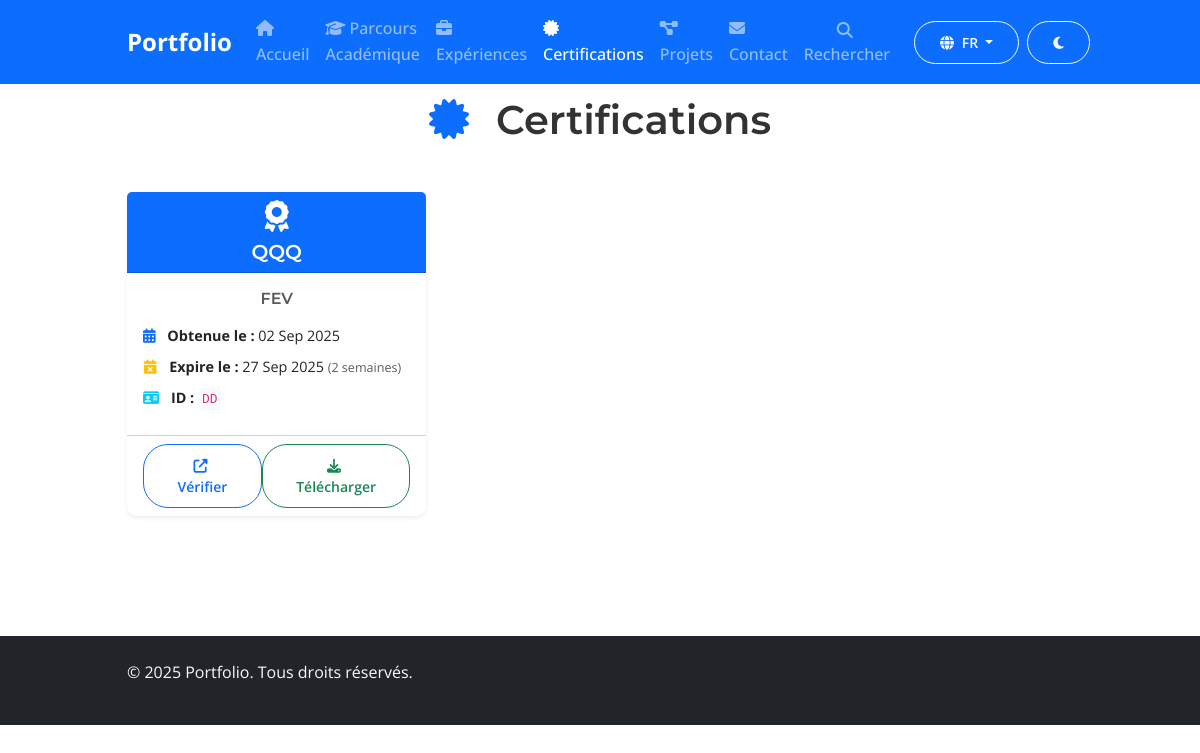
The app's page /certifications/, older data.
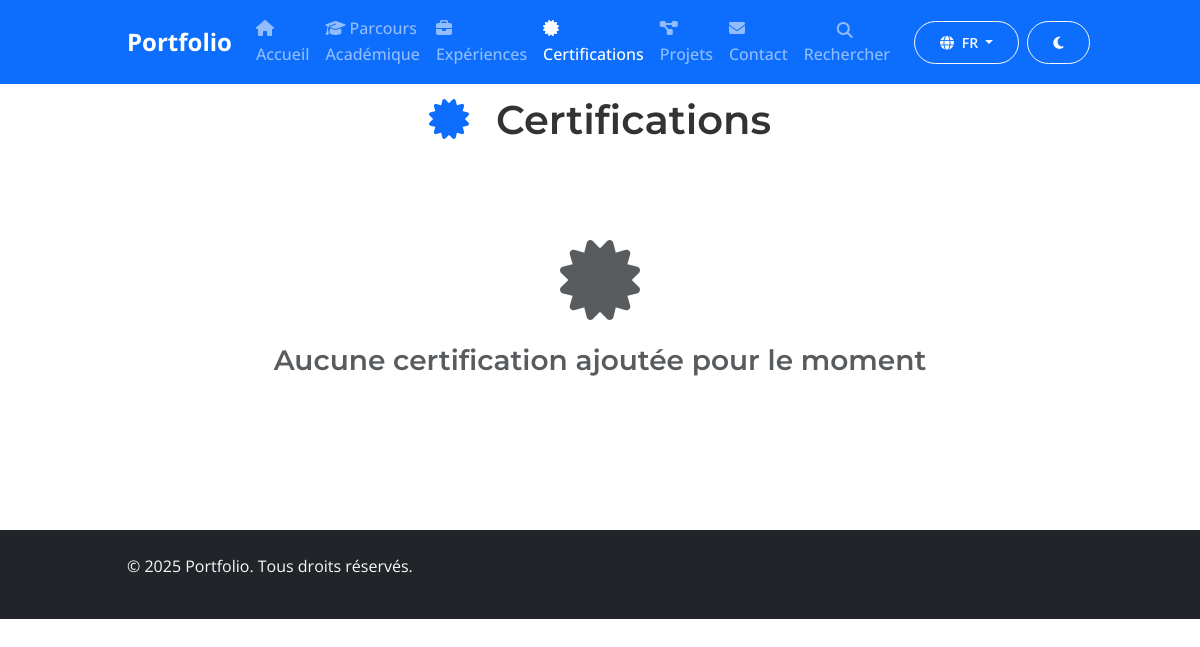
The same page, newer data.
### portfolio/models.py (models this page shows, shortened)
class Certification(models.Model):
    name = models.CharField(_("Nom"), max_length=200)
    issuing_organization = models.CharField(_("Organisme"), max_length=200)
    issue_date = models.DateField(_("Date d'obtention"))
    expiration_date = models.DateField(_("Date d'expiration"), null=True, blank=True)
    credential_id = models.CharField(_("ID de certification"), max_length=100, blank=True)
    credential_url = models.URLField(_("URL de vérification"), blank=True)
    certificate_file = models.FileField(_("Fichier certificat"), upload_to='certificates/', blank=True)
    score = models.CharField(_("Score obtenu"), max_length=50, blank=True)
    continuing_education_units = models.DecimalField(_("Unités de formation continue"), max_digits=5, decimal_places=1, null=True, blank=True)
    renewal_required = models.BooleanField(_("Renouvellement requis"), default=False)
    class Meta:
        verbose_name = _("Certification")
        verbose_name_plural = _("Certifications")
        ordering = ['-issue_date']

### portfolio/views.py (the view)
# urls.py: path('certifications/', views.CertificationView.as_view(), name='certifications'),
class CertificationView(BaseView):
    template_name = 'portfolio/certifications.html'
    def get_context_data(self, **kwargs):
        context = super().get_context_data(**kwargs)
        context['certifications'] = Certification.objects.all()
        return context

### portfolio/context_processors.py (called while the page is built)
def site_context(request):
    try:
        site_settings = SiteSettings.objects.first()
        profile = Profile.objects.first()
    except:
        site_settings = None
        profile = None
    return {
        'site_settings': site_settings,
        'profile': profile,
    }

### portfolio/views.py (called while the page is built)
    def get_context_data(self, **kwargs):
        context = super().get_context_data(**kwargs)
        try:
            context['profile'] = Profile.objects.first()
            context['site_settings'] = SiteSettings.objects.first()
            context['site_customization'] = SiteCustomization.objects.filter(is_active=True).first()
        except:
            context['profile'] = None
            context['site_settings'] = None
            context['site_customization'] = None
        return context

    def dispatch(self, request, *args, **kwargs):
        if hasattr(request, 'META'):
            try:
                VisitorStats.objects.create(
                    ip_address=self.get_client_ip(request),
                    user_agent=request.META.get('HTTP_USER_AGENT', '')[:500],
                    page_visited=request.path,
                    referrer=request.META.get('HTTP_REFERER', ''),
                    session_id=request.session.session_key or ''
                )
            except:
                pass  # Ignore errors in stats collection
        return super().dispatch(request, *args, **kwargs)

    def get_client_ip(self, request):
        x_forwarded_for = request.META.get('HTTP_X_FORWARDED_FOR')
        if x_forwarded_for:
            ip = x_forwarded_for.split(',')[0]
        else:
            ip = request.META.get('REMOTE_ADDR')
        return ip

### templates/portfolio/certifications.html (shortened to what this page needs)
{% extends 'base.html' %}
{% load static %}
{% load i18n %}
{% block content %}
<div class="container py-5 mt-5">
    <div class="row">
        <div class="col-12">
            <h1 class="text-center mb-5" data-aos="fade-up">
                <i class="fas fa-certificate text-primary me-3"></i>
                {% trans "Certifications" %}
            </h1>
        </div>
    </div>
    {% if certifications %}
    <div class="row">
        {% for certification in certifications %}
        <div class="col-lg-6 col-xl-4 mb-4" data-aos="fade-up" data-aos-delay="{{ forloop.counter0|add:100 }}">
            <div class="card h-100 shadow-sm certification-card">
                <div class="card-header bg-primary text-white text-center">
                    <i class="fas fa-award fa-2x mb-2"></i>
                    <h5 class="mb-0">{{ certification.name }}</h5>
                </div>
                <div class="card-body">
                    <div class="text-center mb-3">
                        <h6 class="text-muted">{{ certification.issuing_organization }}</h6>
                    </div>
                    <div class="certification-details">
                        <div class="mb-2">
                            <i class="fas fa-calendar-alt text-primary me-2"></i>
                            <strong>{% trans "Obtenue le" %} :</strong> {{ certification.issue_date|date:"d M Y" }}
                        </div>
                        {% if certification.expiration_date %}
                        <div class="mb-2">
                            <i class="fas fa-calendar-times text-warning me-2"></i>
                            <strong>{% trans "Expire le" %} :</strong> {{ certification.expiration_date|date:"d M Y" }}
                            {% if certification.expiration_date|timeuntil %}
                                <small class="text-muted">({{ certification.expiration_date|timeuntil }})</small>
                            {% endif %}
                        </div>
                        {% else %}
                        <div class="mb-2">
                            <i class="fas fa-infinity text-success me-2"></i>
                            <strong>{% trans "Validité" %} :</strong> {% trans "Permanente" %}
                        </div>
                        {% endif %}
                        {% if certification.credential_id %}
                        <div class="mb-2">
                            <i class="fas fa-id-card text-info me-2"></i>
                            <strong>{% trans "ID" %} :</strong>
                            <code class="bg-light p-1 rounded">{{ certification.credential_id }}</code>
                        </div>
                        {% endif %}
                    </div>
                </div>
                <div class="card-footer bg-transparent">
                    <div class="d-flex justify-content-between">
                        {% if certification.credential_url %}
                            <a href="{{ certification.credential_url }}" class="btn btn-outline-primary btn-sm" target="_blank">
                                <i class="fas fa-external-link-alt me-1"></i>{% trans "Vérifier" %}
                            </a>
                        {% endif %}
                        {% if certification.certificate_file %}
                            <a href="{{ certification.certificate_file.url }}" class="btn btn-outline-success btn-sm" target="_blank">
                                <i class="fas fa-download me-1"></i>{% trans "Télécharger" %}
                            </a>
                        {% endif %}
                    </div>
                </div>
            </div>
        </div>
        {% endfor %}
    </div>
    {% else %}
    <div class="text-center py-5">
        <i class="fas fa-certificate fa-5x text-muted mb-4"></i>
        <h3 class="text-muted">{% trans "Aucune certification ajoutée pour le moment" %}</h3>
    </div>
    {% endif %}
</div>
{% endblock %}

### templates/base.html (shortened to what this page needs)
{% load static %}
{% load i18n %}
<!DOCTYPE html>
<html lang="{{ LANGUAGE_CODE }}">
<head>
    <link href="https://cdn.jsdelivr.net/npm/bootstrap@5.3.0/dist/css/bootstrap.min.css" rel="stylesheet">
    <link rel="stylesheet" href="https://cdnjs.cloudflare.com/ajax/libs/font-awesome/6.4.0/css/all.min.css">
    <link href="https://unpkg.com/aos@2.3.1/dist/aos.css" rel="stylesheet">
    <link rel="stylesheet" href="{% static 'css/style.css' %}">
    <link rel="stylesheet" href="{% static 'css/animations.css' %}">
    <link rel="stylesheet" href="{% static 'css/components.css' %}">
    <link rel="stylesheet" href="{% static 'css/responsive-improvements.css' %}">
</head>
<body>
    <nav class="navbar navbar-expand-lg navbar-dark bg-primary fixed-top">
        <div class="container">
            <a class="navbar-brand fw-bold" href="{% url 'portfolio:home' %}">
                {{ profile.name|default:"Portfolio" }}
            </a>
            <div class="collapse navbar-collapse" id="navbarNav">
                <ul class="navbar-nav ms-auto">
                    <li class="nav-item">
                        <a class="nav-link" href="{% url 'portfolio:home' %}">
                            <i class="fas fa-home me-1"></i>{% trans "Accueil" %}
                        </a>
                    </li>
                    <li class="nav-item">
                        <a class="nav-link" href="{% url 'portfolio:academic' %}">
                            <i class="fas fa-graduation-cap me-1"></i>{% trans "Parcours Académique" %}
                        </a>
                    </li>
                    <li class="nav-item">
                        <a class="nav-link" href="{% url 'portfolio:experience' %}">
                            <i class="fas fa-briefcase me-1"></i>{% trans "Expériences" %}
                        </a>
                    </li>
                    <li class="nav-item">
                        <a class="nav-link" href="{% url 'portfolio:certifications' %}">
                            <i class="fas fa-certificate me-1"></i>{% trans "Certifications" %}
                        </a>
                    </li>
                    <li class="nav-item">
                        <a class="nav-link" href="{% url 'portfolio:projects' %}">
                            <i class="fas fa-project-diagram me-1"></i>{% trans "Projets" %}
                        </a>
                    </li>
                    <li class="nav-item">
                        <a class="nav-link" href="{% url 'portfolio:contact' %}">
                            <i class="fas fa-envelope me-1"></i>{% trans "Contact" %}
                        </a>
                    </li>
                    <li class="nav-item">
                        <button class="nav-link btn btn-link" data-bs-toggle="modal" data-bs-target="#searchModal">
                            <i class="fas fa-search me-1"></i>{% trans "Rechercher" %}
                        </button>
                    </li>
                </ul>
                <div class="dropdown ms-3">
                    <button class="btn btn-outline-light btn-sm dropdown-toggle" type="button" data-bs-toggle="dropdown">
                        <i class="fas fa-globe me-1"></i>
                        {% get_current_language as LANGUAGE_CODE %}
                        {{ LANGUAGE_CODE|upper }}
                    </button>
                        {% get_available_languages as LANGUAGES %}
                </div>
                <button class="btn btn-outline-light btn-sm ms-2" id="darkModeToggle">
                    <i class="fas fa-moon"></i>
                </button>
            </div>
        </div>
    </nav>
    <main>
        {% block content %}{% endblock %}
    </main>
    <footer class="bg-dark text-light py-4 mt-5">
        <div class="container">
            <div class="row">
                <div class="col-md-6">
                    <p>&copy; {% now "Y" %} {{ profile.name|default:"Portfolio" }}. {% trans "Tous droits réservés" %}.</p>
                </div>
                <div class="col-md-6 text-end">
                </div>
            </div>
        </div>
    </footer>
</body>
</html>

### static/css/style.css (style rules this page uses)
:root { --primary: #2c3e50; --secondary: #3498db; --accent: #e74c3c; --light: #ecf0f1; --dark: #2c3e50; --text-light: #ffffff; --text-dark: #333333; --success: #28a745; --warning: #ffc107; --info: #17a2b8; }
* { margin: 0; padding: 0; box-sizing: border-box; }
body { font-family: 'Open Sans', sans-serif; line-height: 1.6; color: var(--text-dark); transition: all 0.3s ease; }
h1, h2, h3, h4, h5, h6 { font-family: 'Montserrat', sans-serif; font-weight: 600; }
.navbar-brand { font-size: 1.5rem; }
.navbar-nav .nav-link { font-weight: 500; transition: color 0.3s ease; }
.btn { border-radius: 25px; font-weight: 600; padding: 10px 25px; transition: all 0.3s ease; }

### static/css/responsive-improvements.css (style rules this page uses)
:root { --breakpoint-xs: 576px; --breakpoint-sm: 768px; --breakpoint-md: 992px; --breakpoint-lg: 1200px; --breakpoint-xl: 1400px; }
@media (min-width: 993px) and (max-width: 1200px) { .container { max-width: 970px; } }

Row changes from the older to the newer data that the page shows:
removed Certification: name "QQQ", issuing_organization "FEV", issue_date "02 Sep 2025", expiration_date "27 Sep 2025", expiration_date "2 semaines", credential_id "DD"
Text that changed along with them:
text now shown: "Aucune certification ajoutée pour le moment"
